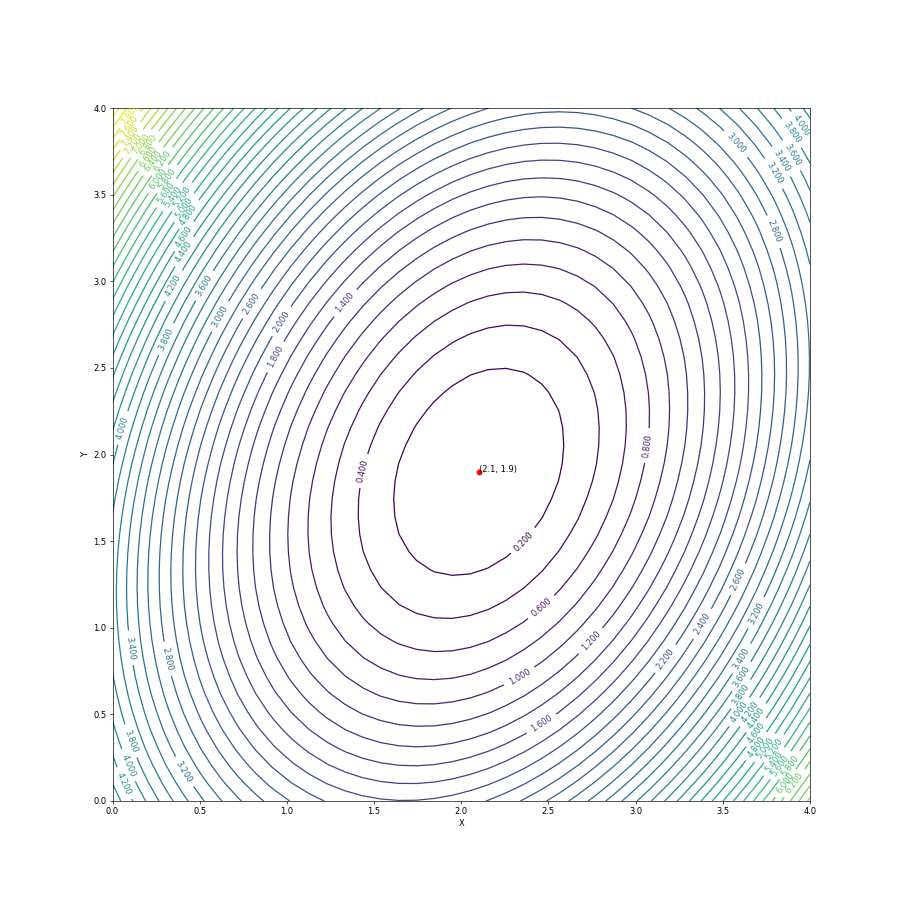

Python code for this plot:
import numpy as np 
import math
from matplotlib import pyplot as plt 

# The mean of three Distributions
mean1 = [0.1, 0.1]
mean2 = [2.1, 1.9]
mean3 = [-1.5, 2.0]

# The convariation of three Distribution models
Cov = [[1.2, 0.4], [0.4, 1.8]]

# Prior probability of three distributions
Pw = [1/3, 1/3, 1/3]

# Define the likelihood function
# Parameters: X[], Cov, mean
def Likelihood(X, Cov, mean):
    stand_dev = Cov[0][0]*Cov[1][1] - Cov[0][1]*Cov[1][0]
    x_u = [0, 0]
    x_u[0] = X[0] - mean[0]
    x_u[1] = X[0] - mean[1]
    e_para = np.mat(x_u) * (np.mat(Cov)).I * (np.mat(x_u)).T
    result = (1 / (2*math.pi*math.sqrt(stand_dev))) * np.e**(-0.5 * e_para.tolist()[0][0])
    return result

# Categorizer
def Classification(x, Pw):
    Pos = [0, 0, 0]
    # compute maximum posterior probability for three distribution
    Pos[0] = Likelihood(x, Cov, mean1) * Pw[0]
    Pos[1] = Likelihood(x, Cov, mean2) * Pw[1]
    Pos[2] = Likelihood(x, Cov, mean3) * Pw[2]
    Max = max(Pos)
    label = Pos.index(Max) + 1
    return label

# Function of Contour plot
def Plt_contor(u, Cov):
    y, x = np.ogrid[0:4:40j, 0:4:40j]
    extent = [np.min(x), np.max(x), np.min(y), np.max(y)]
    # x_dev = x - u[0]
    # y_dev = y - u[1]
    # Ma_dst = (np.mat([x_dev, y_dev]) * (np.mat(Cov)).I * (np.mat([x_dev, y_dev])).T).tolist()[0][0]
    Ma_dst = (np.mat([x-u[0], y-u[1]]) * (np.mat(Cov)).I * (np.mat([x-u[0], y-u[1]])).T).tolist()[0][0]
    plt.figure(num=1,figsize=(15,15),dpi=60)
    plt.plot(u[0], u[1], c='red', marker='o')
    plt.text(u[0], u[1], (u[0], u[1]))
    cs = plt.contour(Ma_dst, 50, extent=extent)
    plt.clabel(cs)
    plt.xlabel('X')
    plt.ylabel('Y')
    plt.show()

# Classify u=[1.6, 1.5]
# Plot the Mahalanobis distance for characteristic vector: mean2=[2.1, 1.9]
def main():
    print('---------- classify vector=[1.6, 1.5] ----------')
    # unknown vector
    u_vector = [1.6, 1.5]

    # obtain the category of u_vector
    label = Classification(u_vector, Pw)
    print('The label of [%.1f, %.1f] is: %d' %(u_vector[0], u_vector[1], label))

    # plot the contor line for u1=[2.1, 1.9]
    print('---- Plot the contour lines for [2.1, 1.9] ----')
    Plt_contor(mean2, Cov)

if __name__ == '__main__':
    main()
